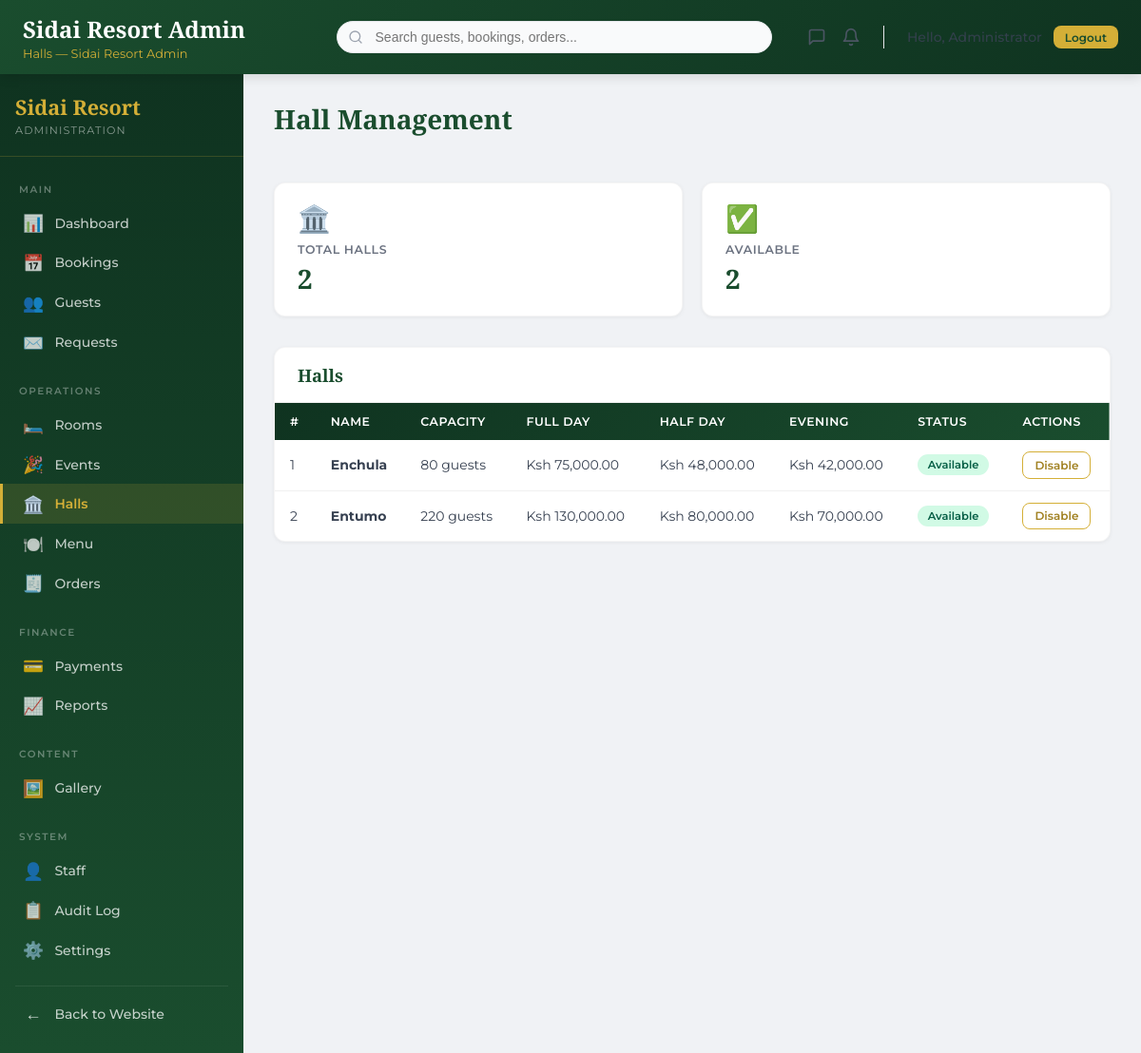
Page /admin/halls.php (signed in) on the committed database.
### tables this page shows
CREATE TABLE IF NOT EXISTS halls (
  id INT UNSIGNED AUTO_INCREMENT PRIMARY KEY,
  hall_number INT NOT NULL UNIQUE,
  name VARCHAR(100) NOT NULL,
  capacity INT NOT NULL,
  capacity_details JSON,
  price_full_day DECIMAL(10,2) NOT NULL,
  price_half_day DECIMAL(10,2),
  price_evening DECIMAL(10,2),
  description TEXT,
  features JSON,
  setup_options JSON,
  is_available TINYINT(1) NOT NULL DEFAULT 1,
  images JSON,
  created_at TIMESTAMP NOT NULL DEFAULT CURRENT_TIMESTAMP,
  updated_at TIMESTAMP NOT NULL DEFAULT CURRENT_TIMESTAMP ON UPDATE CURRENT_TIMESTAMP,
  KEY idx_halls_capacity (capacity),
  KEY idx_halls_available (is_available)
);

### app/includes/autoload.php (called while the page is built, shortened)
<?php declare(strict_types=1);
spl_autoload_register(static function (string $class): void {
    $prefix = 'App\\';
    $relative = substr($class, strlen($prefix));
    $segments = explode('\\', $relative);
    if (isset($segments[0])) {
        $segments[0] = strtolower($segments[0]);
    }
    $path = dirname(__DIR__) . '/' . implode('/', $segments) . '.php';
});

### app/core/Database.php (called while the page is built, shortened)
<?php declare(strict_types=1);
final class Database
{
    private static ?self $instance = null;
    private PDO $pdo;
    private function __construct()
    {
        try {
            $this->pdo = new PDO(
                DB_DSN,
                DB_USER,
                DB_PASSWORD,
                [
                    PDO::ATTR_ERRMODE => PDO::ERRMODE_EXCEPTION,
                    PDO::ATTR_DEFAULT_FETCH_MODE => PDO::FETCH_ASSOC,
                    PDO::ATTR_EMULATE_PREPARES => false,
                ]
            );
            $this->pdo->exec("SET time_zone = '+03:00'");
        } catch (PDOException $exception) {
            log_error('Database connection failed.', $exception);
            throw new RuntimeException('A database connection error occurred.');
        }
    }
    public static function getInstance(): self
    {
        if (self::$instance === null) {
            self::$instance = new self();
        }
        return self::$instance;
    }
    public function query(string $sql, array $params = []): \PDOStatement
    {
        try {
            $statement = $this->pdo->prepare($sql);
            $statement->execute();
            return $statement;
        } catch (PDOException $exception) {
            log_error('Database query failed.', $exception);
            throw $exception;
        }
    }
    public function queryAll(string $sql, array $params = []): array
    {
        return $this->query($sql, $params)->fetchAll();
    }
}

### app/models/Hall.php (called while the page is built, shortened)
<?php declare(strict_types=1);
class Hall
{
    private Database $database;
    public function __construct(?Database $database = null)
    {
        $this->database = $database ?? Database::getInstance();
    }
    public function getAll(): array
    {
        return $this->database->queryAll(
            'SELECT * FROM halls ORDER BY hall_number ASC'
        );
    }
}

### app/config/constants.php (called while the page is built, shortened)
<?php declare(strict_types=1);
if (!function_exists('safe_html')) {
    function safe_html(mixed $value): string
    {
        return htmlspecialchars((string)$value, ENT_QUOTES, 'UTF-8');
    }
}
if (!function_exists('format_kes')) {
    function format_kes(float|int|string $amount): string
    {
        return 'Ksh ' . number_format((float)$amount, 2, '.', ',');
    }
}

### public/admin/halls.php (the view, shortened to what this page needs)
<?php declare(strict_types=1);
$hallModel = new \App\Models\Hall();
$halls = $hallModel->getAll();
?>
<?php include APP_PATH . '/includes/admin-head.php'; ?>
<?php include APP_PATH . '/includes/admin-header.php'; ?>
<div class="admin-layout">
    <?php include APP_PATH . '/includes/admin-sidebar.php'; ?>
    <main class="admin-main">
        <div class="admin-page-header">
            <h2 class="admin-page-title">Hall Management</h2>
        </div>
        <div class="stat-grid">
            <div class="stat-card">
                <div class="stat-icon">🏛️</div>
                <div class="stat-label">Total Halls</div>
                <div class="stat-value"><?php echo count($halls); ?></div>
            </div>
            <div class="stat-card">
                <div class="stat-icon">✅</div>
                <div class="stat-label">Available</div>
                <div class="stat-value"><?php echo count(array_filter($halls, fn($h) => (int)($h['is_available'] ?? 0) === 1)); ?></div>
            </div>
        </div>
        <div class="admin-card">
            <div class="admin-card-header">
                <h3 class="admin-card-title">Halls</h3>
            </div>
            <div style="overflow-x:auto;">
                <table class="admin-table" id="halls-table">
                    <thead>
                        <tr>
                            <th>#</th>
                            <th>Name</th>
                            <th>Capacity</th>
                            <th>Full Day</th>
                            <th>Half Day</th>
                            <th>Evening</th>
                            <th>Status</th>
                            <th>Actions</th>
                        </tr>
                    </thead>
                    <tbody>
                        <?php if (empty($halls)): ?>
                            <tr><td colspan="8" class="admin-empty"><div class="empty-icon">🏛️</div><div class="empty-text">No halls configured</div></td></tr>
                        <?php else: ?>
                            <?php foreach ($halls as $hall): ?>
                                <tr>
                                    <td><?php echo (int)$hall['hall_number']; ?></td>
                                    <td><strong><?php echo safe_html($hall['name']); ?></strong></td>
                                    <td><?php echo (int)$hall['capacity']; ?> guests</td>
                                    <td><?php echo format_kes($hall['price_full_day']); ?></td>
                                    <td><?php echo $hall['price_half_day'] ? format_kes($hall['price_half_day']) : '—'; ?></td>
                                    <td><?php echo $hall['price_evening'] ? format_kes($hall['price_evening']) : '—'; ?></td>
                                    <td>
                                        <span class="badge <?php echo (int)$hall['is_available'] === 1 ? 'badge-active' : 'badge-inactive'; ?>">
                                            <?php echo (int)$hall['is_available'] === 1 ? 'Available' : 'Unavailable'; ?>
                                        </span>
                                    </td>
                                    <td>
                                        <form method="post" style="display:inline;">
                                            <button type="submit" class="btn btn-sm btn-outline">
                                                <?php echo (int)$hall['is_available'] === 1 ? 'Disable' : 'Enable'; ?>
                                            </button>
                                        </form>
                                    </td>
                                </tr>
                            <?php endforeach; ?>
                        <?php endif; ?>
                    </tbody>
                </table>
            </div>
        </div>
    </main>
</div>
<?php include APP_PATH . '/includes/admin-footer.php'; ?>

### public/admin/assets/css/admin.css (style rules this page uses)
:root { --admin-forest: #1A4D2E; --admin-forest-dark: #0F3320; --admin-forest-light: #2D7A4A; --admin-gold: #D4AF37; --admin-gold-light: #F0D060; --admin-gold-dark: #A08020; --admin-cream: #F5ECD7; --admin-brown: #3D1C02; --admin-night: #0A0A0A; --admin-sidebar-w: 16rem; }
.admin-body { margin: 0; padding: 0; background: #F0F2F5; font-family: 'Montserrat', sans-serif; color: #1F2937; min-height: 100vh; }
.admin-layout { display: flex; min-height: 100vh; }
.admin-main { flex: 1; padding: 1.75rem 2rem; overflow-x: auto; }
.admin-page-title { font-family: 'Playfair Display', serif; font-size: 1.75rem; font-weight: 700; color: var(--admin-forest); margin: 0 0 1.5rem; }
.admin-page-header { display: flex; justify-content: space-between; align-items: center; margin-bottom: 1.5rem; flex-wrap: wrap; gap: 1rem; }
.stat-grid { display: grid; grid-template-columns: repeat(auto-fit, minmax(220px, 1fr)); gap: 1.25rem; margin-bottom: 2rem; }
.stat-card { background: white; border-radius: 0.75rem; padding: 1.25rem 1.5rem; box-shadow: 0 1px 4px rgba(0, 0, 0, 0.06); transition: all 0.25s ease; border: 1px solid rgba(0, 0, 0, 0.04); }
.stat-card .stat-icon { font-size: 1.75rem; margin-bottom: 0.5rem; }
.stat-card .stat-label { font-size: 0.78rem; color: #6B7280; text-transform: uppercase; letter-spacing: 0.05em; font-weight: 600; margin-bottom: 0.25rem; }
.stat-card .stat-value { font-size: 1.75rem; font-weight: 700; color: var(--admin-forest); font-family: 'Playfair Display', serif; }
.admin-card { background: white; border-radius: 0.75rem; box-shadow: 0 1px 4px rgba(0, 0, 0, 0.06); border: 1px solid rgba(0, 0, 0, 0.04); overflow: hidden; }
.admin-card-header { padding: 1rem 1.5rem; border-bottom: 1px solid #F0F0F0; display: flex; justify-content: space-between; align-items: center; }
.admin-card-title { font-family: 'Playfair Display', serif; font-size: 1.15rem; font-weight: 700; color: var(--admin-forest); margin: 0; }
.admin-table { width: 100%; border-collapse: collapse; font-size: 0.875rem; }
.admin-table thead { background: linear-gradient(135deg, var(--admin-forest-dark), var(--admin-forest)); color: white; }
.admin-table th { padding: 0.75rem 1rem; text-align: left; font-weight: 600; font-size: 0.78rem; text-transform: uppercase; letter-spacing: 0.04em; white-space: nowrap; color: white; }
.admin-table td { padding: 0.75rem 1rem; border-bottom: 1px solid #F0F0F0; color: #374151; vertical-align: middle; }
.admin-table tbody tr:last-child td { border-bottom: none; }
.badge { display: inline-flex; align-items: center; padding: 0.25rem 0.65rem; border-radius: 999px; font-size: 0.72rem; font-weight: 600; text-transform: capitalize; white-space: nowrap; }
.badge-active { background: #D1FAE5; color: #065F46; }
.btn { display: inline-flex; align-items: center; gap: 0.4rem; padding: 0.55rem 1.1rem; border-radius: 0.5rem; font-size: 0.835rem; font-weight: 600; font-family: 'Montserrat', sans-serif; text-decoration: none; cursor: pointer; transition: all 0.2s ease; border: none; white-space: nowrap; }
.btn-outline { background: transparent; border: 1.5px solid var(--admin-gold); color: var(--admin-gold-dark); }
.btn-sm { padding: 0.35rem 0.75rem; font-size: 0.75rem; }

### rows in the picture
halls: hall_number "1", name "Enchula", capacity "80", price_full_day "Ksh 75,000.00", price_half_day "Ksh 48,000.00", price_evening "Ksh 42,000.00", is_available "Available"
halls: hall_number "2", name "Entumo", capacity "220", price_full_day "Ksh 130,000.00", price_half_day "Ksh 80,000.00", price_evening "Ksh 70,000.00", is_available "Available"

### other values in the picture
safe_html($pageTitle ?? 'Dashboard') "Halls — Sidai Resort Admin"
safe_html($staff['full_name'] ?? 'Admin') "Administrator"
safe_html($sectionTitle) "MAIN"
$link['icon'] "📊"
safe_html($link['label']) "Dashboard"
$link['icon'] "📅"
safe_html($link['label']) "Bookings"
$link['icon'] "👥"
safe_html($link['label']) "Guests"
$link['icon'] "✉️"
safe_html($link['label']) "Requests"
safe_html($sectionTitle) "OPERATIONS"
$link['icon'] "🛏️"
safe_html($link['label']) "Rooms"
$link['icon'] "🎉"
